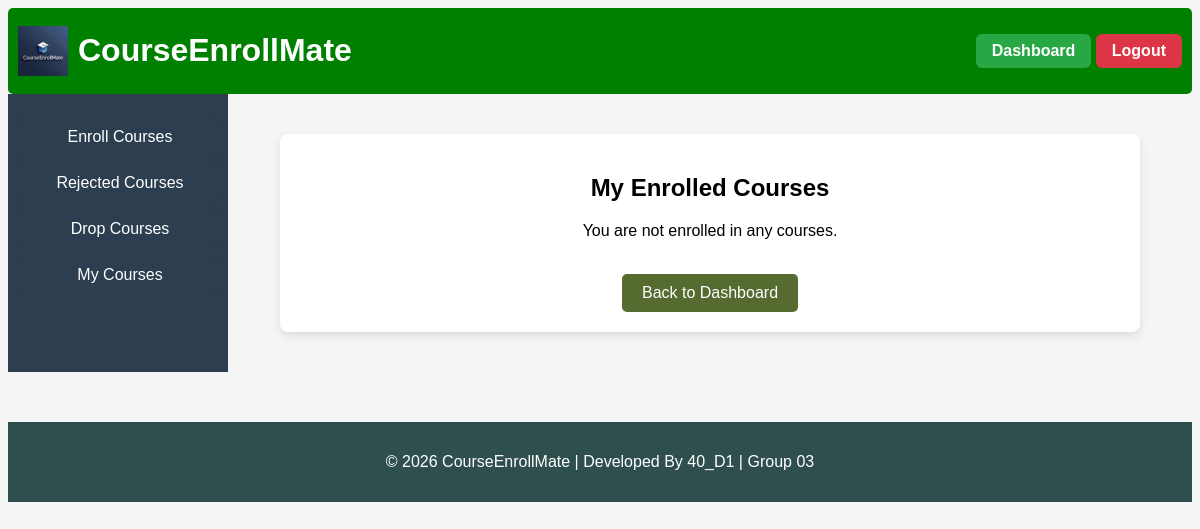
The page /enrolled_courses (signed in) on the database as committed earlier.
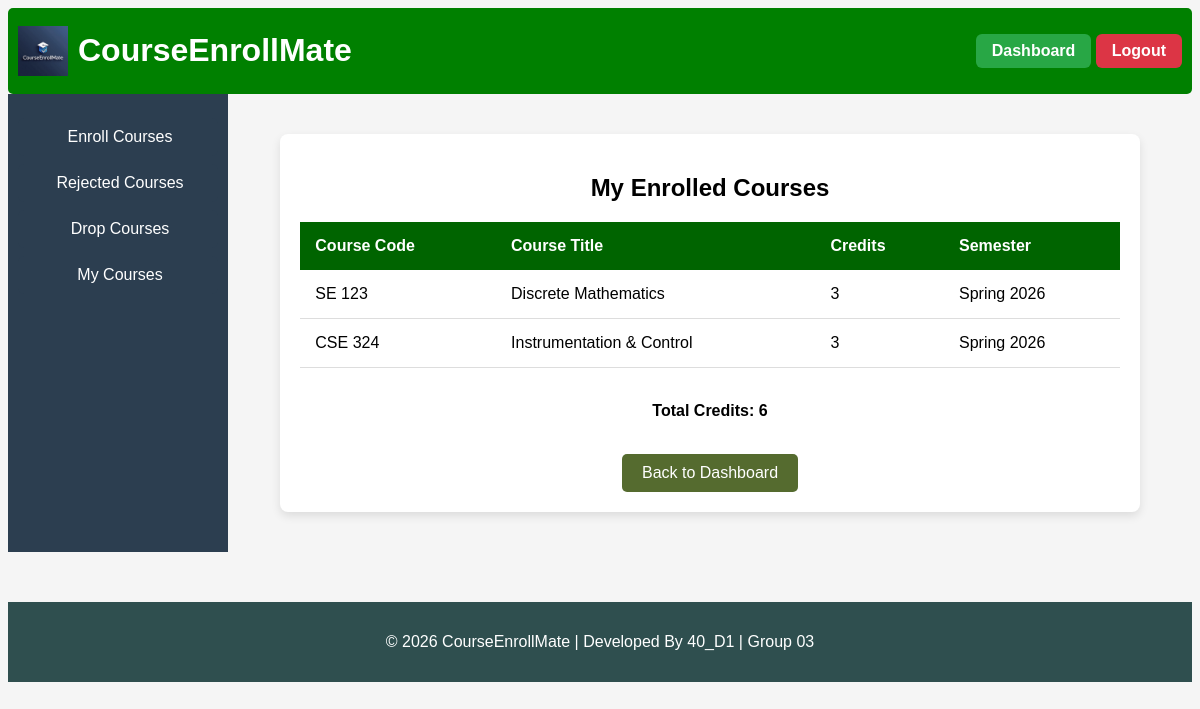
The same page on the database as committed later.
### tables this page shows
CREATE TABLE courses (
    id INTEGER PRIMARY KEY AUTOINCREMENT,
    course_code TEXT UNIQUE NOT NULL,
    course_title TEXT NOT NULL,
    course_description TEXT,
    credit_hours INTEGER NOT NULL,
    created_at TIMESTAMP DEFAULT CURRENT_TIMESTAMP
);

CREATE TABLE semesters (
    id INTEGER PRIMARY KEY AUTOINCREMENT,
    semester_name TEXT NOT NULL,
    start_date TEXT,
    end_date TEXT,
    status TEXT CHECK(status IN ('active','inactive')) DEFAULT 'inactive'
);

### app.py (the view)
@app.route("/enrolled_courses")
@login_required
@role_required("student")
def enrolled_courses():
    student_id = session["user_id"]
    conn = get_db_connection()
    courses = conn.execute("""
        SELECT
            c.course_code,
            c.course_title,
            c.credit_hours,
            s.semester_name
        FROM enrollment_requests er
        JOIN course_offerings co ON er.offering_id = co.id
        JOIN courses c ON co.course_id = c.id
        JOIN semesters s ON co.semester_id = s.id
        WHERE er.student_id = ? AND er.status = 'approved'
    """, (student_id,)).fetchall()
    total_credits = sum(course["credit_hours"] for course in courses)
    conn.close()
    return render_template(
        "enrolled_courses.html",
        courses=courses,
        total_credits=total_credits
    )

### app.py (called while the page is built)
def get_db_connection():
    BASE_DIR = os.path.dirname(os.path.abspath(__file__))
    db_path = os.path.join(BASE_DIR, "courseenrollmate.db")
    conn = sqlite3.connect(db_path)
    conn.row_factory = sqlite3.Row
    conn.execute("PRAGMA foreign_keys = ON")
    return conn

### helper.py (called while the page is built)
def login_required(f):
    @wraps(f)
    def decorated_function(*args, **kwargs):
        if "username" not in session:
            return redirect("/login")
        return f(*args, **kwargs)
    return decorated_function

def role_required(role):
    def decorator(f):
        @wraps(f)
        def decorated_function(*args, **kwargs):
            if session.get("role") != role:
                return "403 Forbidden: Unauthorized access"
            return f(*args, **kwargs)
        return decorated_function
    return decorator

### templates/enrolled_courses.html
{% extends "base.html" %}
{% block body %}
<div class="table-container">
    <h2>My Enrolled Courses</h2>
    {% if courses %}
    <table>
        <thead>
            <tr>
                <th>Course Code</th>
                <th>Course Title</th>
                <th>Credits</th>
                <th>Semester</th>
            </tr>
        </thead>
        {% for c in courses %}
        <tbody>
            <tr>
                <td>{{ c.course_code }}</td>
                <td>{{ c.course_title }}</td>
                <td>{{ c.credit_hours }}</td>
                <td>{{ c.semester_name }}</td>
            </tr>
        </tbody>
        {% endfor %}
    </table>
    <br>
    <p><strong>Total Credits: {{ total_credits }}</strong></p>
    {% else %}
    <p>You are not enrolled in any courses.</p>
    {% endif %}
    <br>
    <a href="/student">Back to Dashboard</a>
</div>
{% endblock %}

Rows that differ between the two databases and show on the page:
now on this page (row unchanged): courses: course_code "SE 123", course_title "Discrete Mathematics", credit_hours "3", semester_name "Spring 2026"
added courses: course_code "CSE 324", course_title "Instrumentation & Control", credit_hours "3", semester_name "Spring 2026"
Other text that changed with them:
{{ total_credits }}: (not shown) → "6"
text no longer shown: "You are not enrolled in any courses."
text now shown: "Course Code Course Title Credits Semester Total Credits:"
